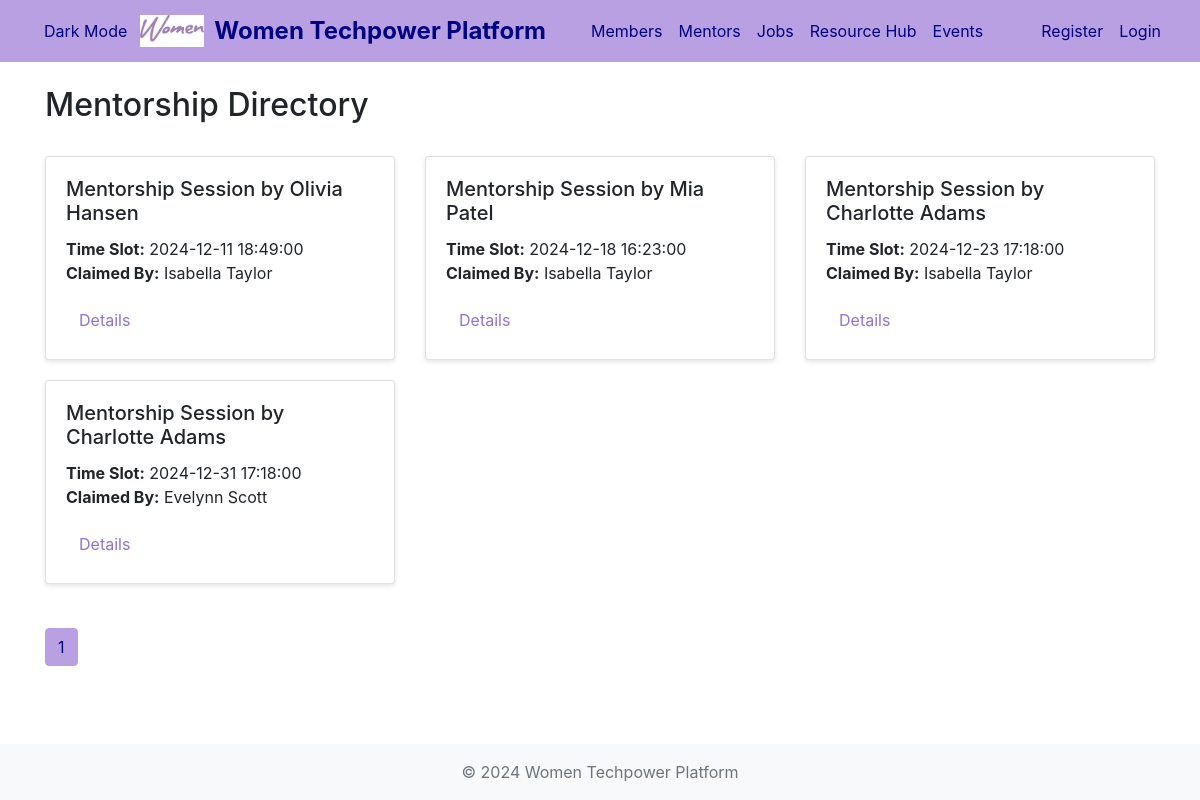
/mentorships.php, run on the app's committed database.
### tables this page shows
CREATE TABLE `mentorships` (
  `id` int(11) NOT NULL,
  `mentor_id` int(11) NOT NULL,
  `member_id` int(11) DEFAULT NULL,
  `time_slot` datetime NOT NULL
);

CREATE TABLE `members` (
  `id` int(11) NOT NULL,
  `first_name` varchar(50) NOT NULL,
  `last_name` varchar(50) NOT NULL,
  `email` varchar(100) NOT NULL,
  `pswd` varchar(255) NOT NULL,
  `profession` varchar(100) DEFAULT NULL,
  `company` varchar(100) DEFAULT NULL,
  `expertise` text DEFAULT NULL,
  `linkedin_profile` varchar(255) DEFAULT NULL,
  `status` enum('member','mentor','admin') DEFAULT 'member',
  `created_at` timestamp NOT NULL DEFAULT current_timestamp(),
  `studies` varchar(255) DEFAULT NULL
);

### mentorships.php (the view, shortened to what this page needs)
<?php
include_once "includes/header.php";
$mentorships_per_page = 6;
$page = isset($_GET['page']) ? (int)$_GET['page'] : 1;
$offset = ($page - 1) * $mentorships_per_page;
$database = new Database();
$db = $database->getConnection();
$query = "SELECT m1.first_name AS mentor_first_name,
                 m1.last_name AS mentor_last_name,
                 m2.first_name AS member_first_name,
                 m2.last_name AS member_last_name,
                 mentorships.time_slot,
                 mentorships.id
          FROM mentorships
          JOIN members m1 ON mentorships.mentor_id = m1.id
          LEFT JOIN members m2 ON mentorships.member_id = m2.id -- Use LEFT JOIN to include NULL member_id
          ORDER BY mentorships.time_slot ASC
          LIMIT :offset, :mentorships_per_page";
$stmt = $db->prepare($query);
$stmt->bindValue(":offset", $offset, PDO::PARAM_INT);
$stmt->bindValue(":mentorships_per_page", $mentorships_per_page, PDO::PARAM_INT);
$stmt->execute();
$countQuery = "SELECT COUNT(*) as total_mentorships FROM mentorships";
$countStmt = $db->prepare($countQuery);
$countStmt->execute();
$total_mentorships = $countStmt->fetch(PDO::FETCH_ASSOC)['total_mentorships'];
$total_pages = ceil($total_mentorships / $mentorships_per_page);
?>
<h2>Mentorship Directory</h2>
<br/>
<div class="row">
    <?php while ($row = $stmt->fetch(PDO::FETCH_ASSOC)): ?>
        <div class="col-md-4">
            <div class="card member-card">
                <div class="card-body">
                    <h5 class="card-title">
                        Mentorship Session by <?php echo htmlspecialchars($row['mentor_first_name'] . ' ' . $row['mentor_last_name']); ?>
                    </h5>
                    <p class="card-text">
                        <strong>Time Slot:</strong> <?php echo htmlspecialchars($row['time_slot']); ?><br>
                        <strong>Claimed By:</strong>
                        <?php
                        echo isset($row['member_first_name']) ?
                            htmlspecialchars($row['member_first_name'] . ' ' . $row['member_last_name']) :
                            "Available";
                        ?>
                    </p>
                    <a href="details_mentorship.php?id=<?php echo $row['id']; ?>" class="btn btnprimary">Details</a>
                </div>
            </div>
        </div>
    <?php endwhile; ?>
</div>
<br/>
<div class="pagination">
    <?php for ($i = 1; $i <= $total_pages; $i++): ?>
        <a href="?page=<?php echo $i; ?>" class="btn btn-<?php echo $i == $page ? 'primary' : 'secondary'; ?>">
            <?php echo $i; ?>
        </a>
    <?php endfor; ?>
</div>
<?php include_once "includes/footer.php"; ?>

### css/style.css (style rules this page uses)
body { min-height: 100vh; display: flex; flex-direction: column; }
.member-card { margin-bottom: 20px; box-shadow: 0 2px 5px rgba(0, 0, 0, 0.1); }
.btn-primary { background-color: #b9a0e3 !important; color: #000080 !important; border-color: #b9a0e3 !important; }
.btnprimary { color: mediumpurple; }

### data on the page
mentorships: mentor.last_name "Olivia Hansen", time_slot "2024-12-11 18:49:00", member.last_name "Isabella Taylor"
mentorships: mentor.last_name "Mia Patel", time_slot "2024-12-18 16:23:00", member.last_name "Isabella Taylor"
mentorships: mentor.last_name "Charlotte Adams", time_slot "2024-12-23 17:18:00", member.last_name "Isabella Taylor"
mentorships: mentor.last_name "Charlotte Adams", time_slot "2024-12-31 17:18:00", member.last_name "Evelynn Scott"
